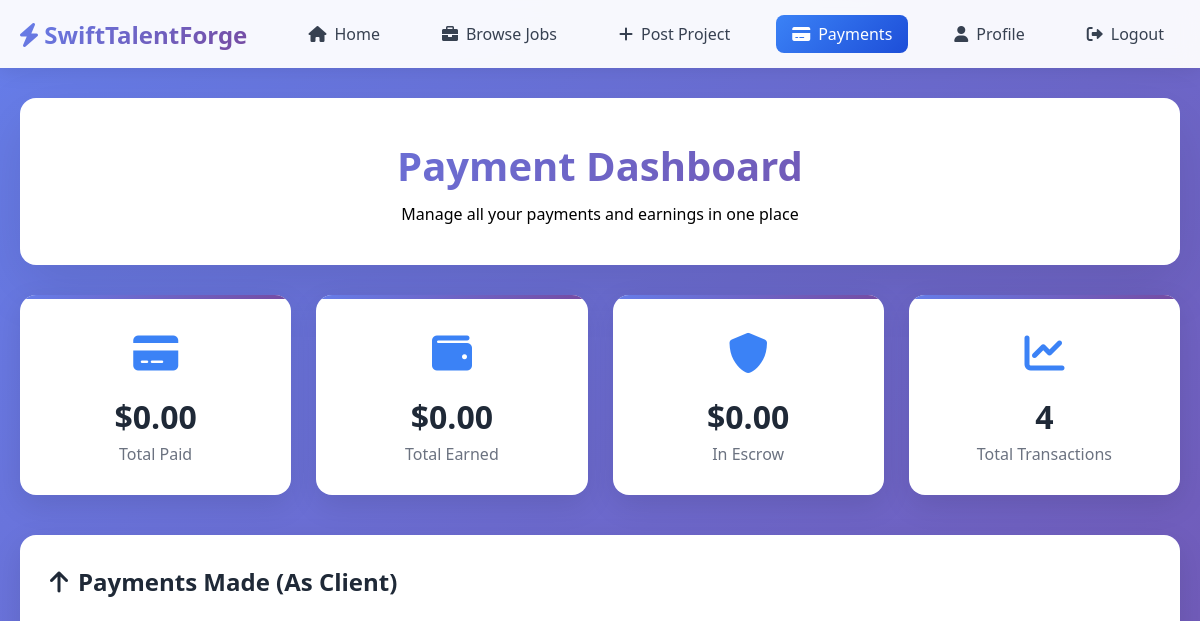
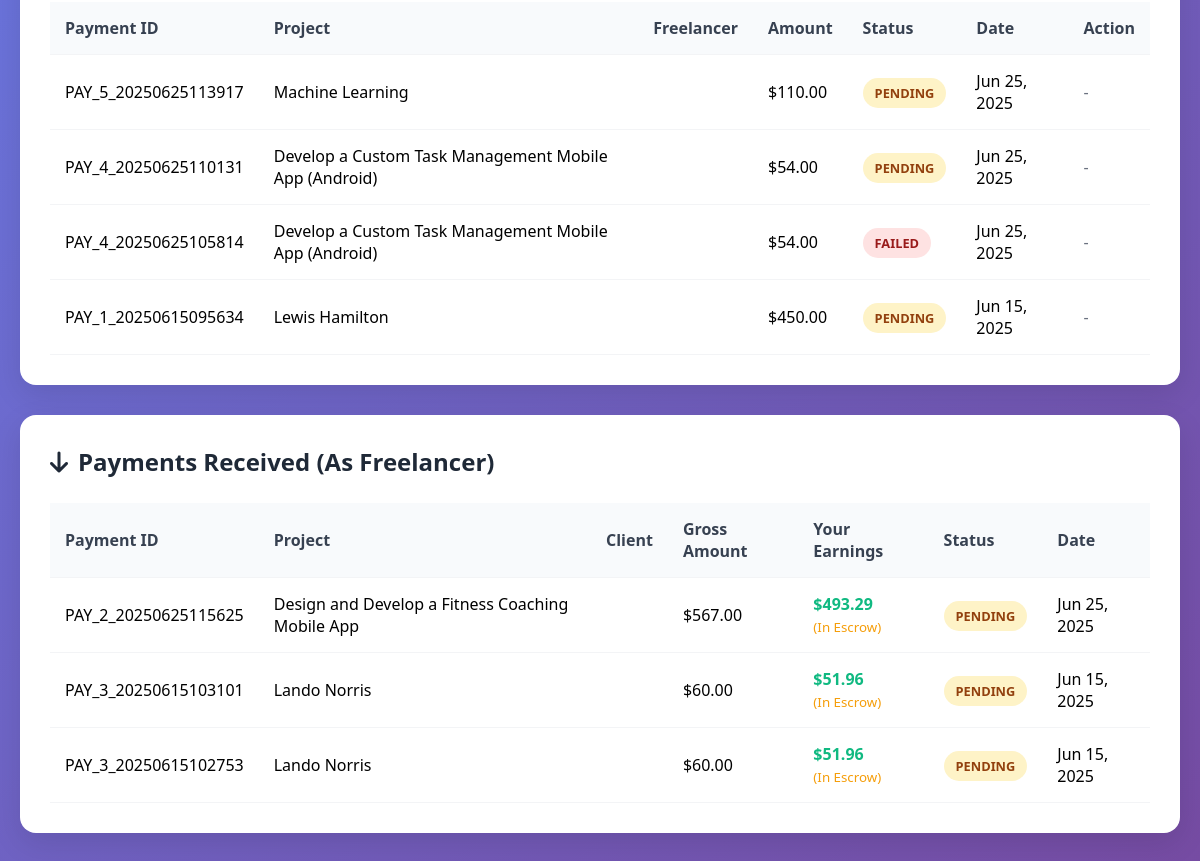
/payment/dashboard/ (signed in), run on an earlier commit of the app's database (2 pictures, top to bottom).
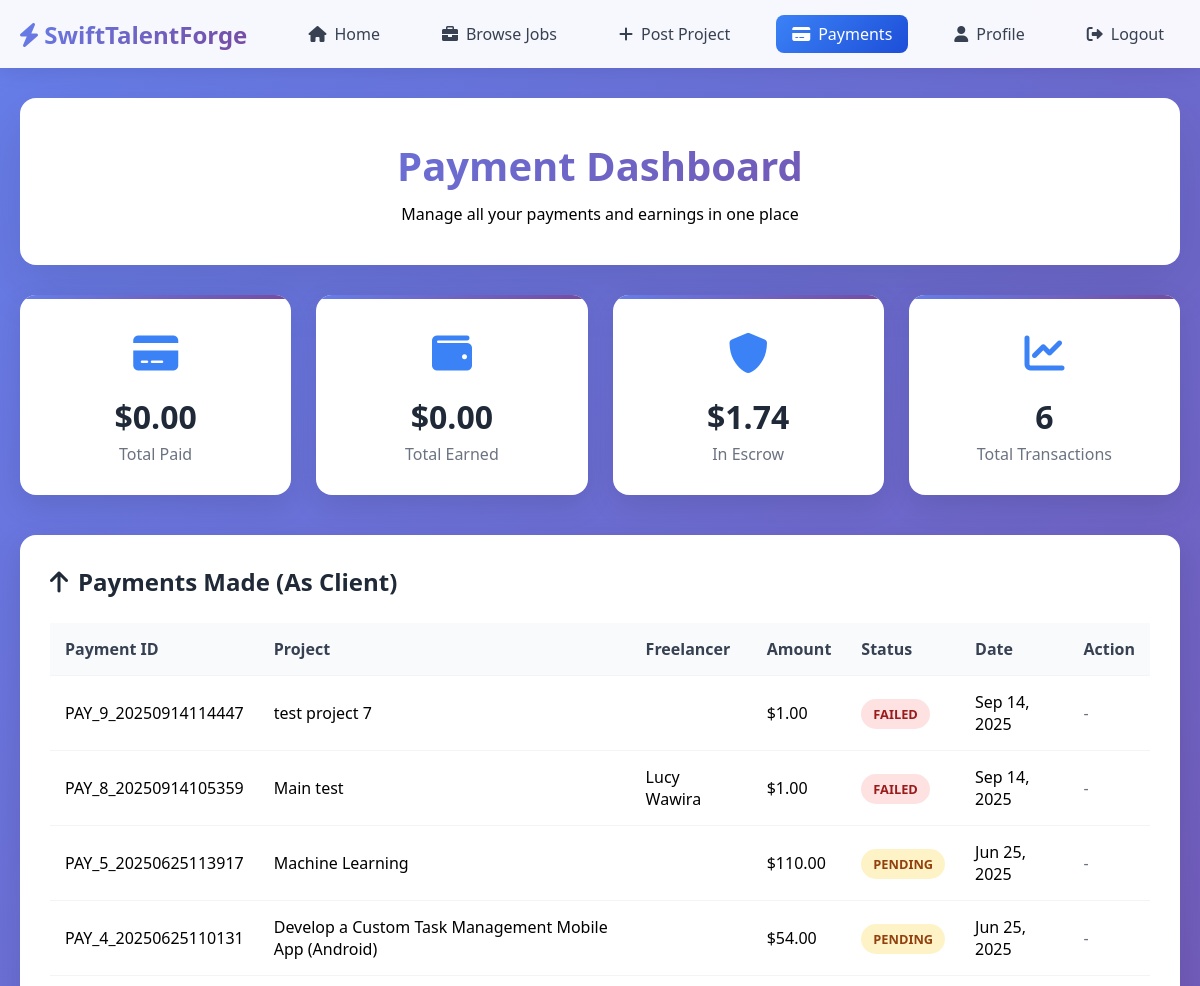
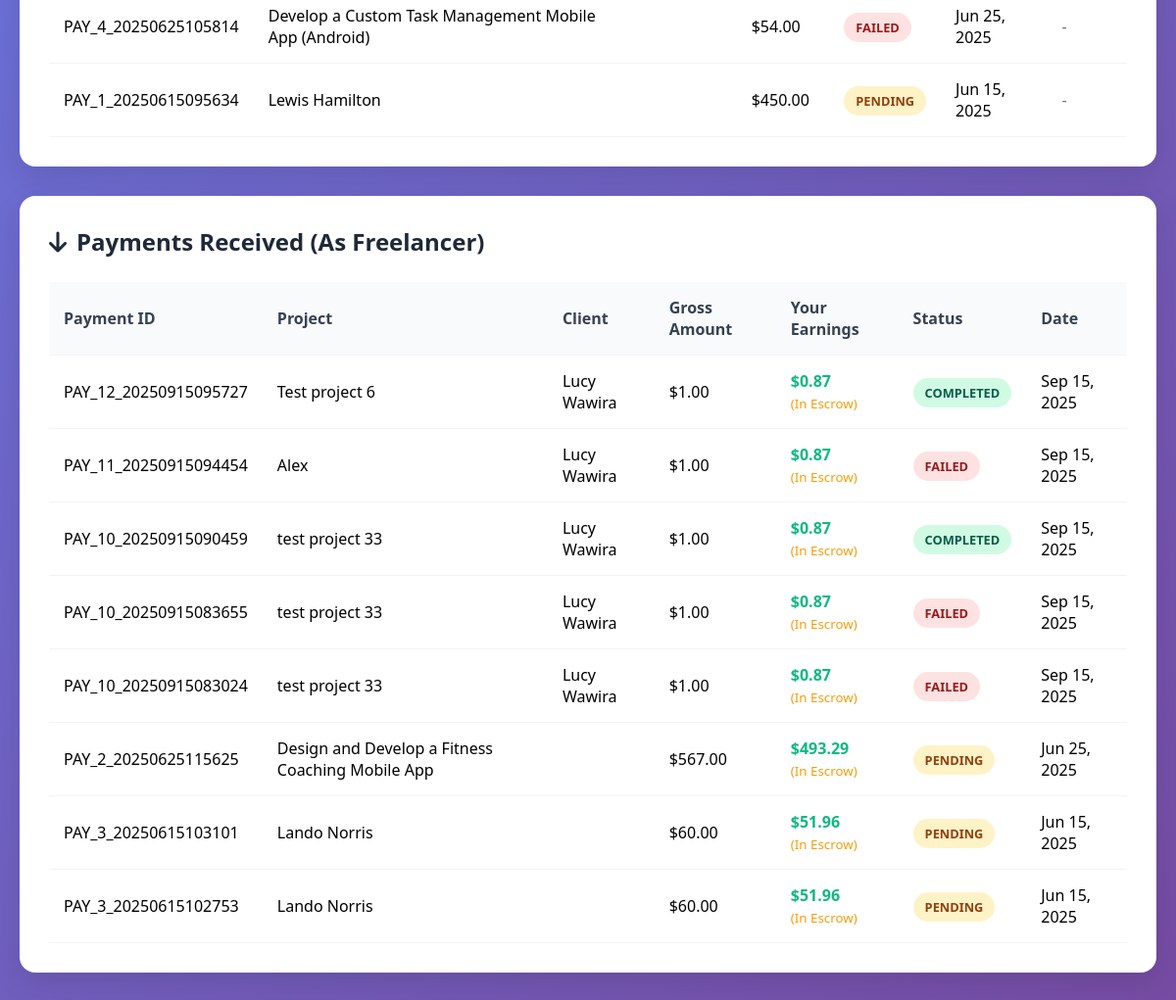
And on a later commit of the database (2 pictures, top to bottom).
### Portal/models.py (models this page shows, shortened)
class Payment(models.Model):
    PAYMENT_STATUS_CHOICES = [
        ('pending', 'Pending'),
        ('completed', 'Completed'),
        ('failed', 'Failed'),
        ('refunded', 'Refunded'),
        ('disputed', 'Disputed'),
    ]
    PAYMENT_TYPE_CHOICES = [
        ('project_payment', 'Project Payment'),
        ('milestone_payment', 'Milestone Payment'),
        ('tip', 'Tip'),
        ('subscription', 'Subscription'),
    ]
    PAYMENT_METHOD_CHOICES = [
        ('stripe', 'Stripe'),
        ('paypal', 'PayPal'),
        ('apple_pay', 'Apple Pay'),
        ('google_pay', 'Google Pay'),
        ('alipay', 'Alipay'),
    ]
    payment_id = models.CharField(max_length=100, unique=True, blank=True)
    stripe_payment_intent_id = models.CharField(max_length=200, blank=True, null=True)
    stripe_checkout_session_id = models.CharField(max_length=200, blank=True, null=True)
    payment_method = models.CharField(max_length=20, choices=PAYMENT_METHOD_CHOICES, default='stripe')
    paypal_order_id = models.CharField(max_length=200, blank=True, null=True)
    paypal_payer_id = models.CharField(max_length=200, blank=True, null=True)
    paypal_transaction_id = models.CharField(max_length=200, blank=True, null=True)
    client = models.ForeignKey(CustomUser, on_delete=models.CASCADE, related_name='payments_made')
    freelancer = models.ForeignKey(CustomUser, on_delete=models.CASCADE, related_name='payments_received')
    project = models.ForeignKey(Project, on_delete=models.CASCADE, related_name='payments')
    gross_amount = models.DecimalField(max_digits=10, decimal_places=2)  # Total client pays
    platform_fee = models.DecimalField(max_digits=10, decimal_places=2, default=0)  # Our commission
    processing_fee = models.DecimalField(max_digits=10, decimal_places=2, default=0)  # Stripe fees
    net_amount = models.DecimalField(max_digits=10, decimal_places=2, default=0)  # Freelancer receives
    status = models.CharField(max_length=20, choices=PAYMENT_STATUS_CHOICES, default='pending')
    payment_type = models.CharField(max_length=20, choices=PAYMENT_TYPE_CHOICES, default='project_payment')
    escrow_held = models.BooleanField(default=True)  # Money held until work approved
    released_at = models.DateTimeField(null=True, blank=True)  # When money released to freelancer
    created_at = models.DateTimeField(auto_now_add=True)
    updated_at = models.DateTimeField(auto_now=True)
    description = models.TextField(blank=True)
    client_ip = models.GenericIPAddressField(null=True, blank=True)
    class Meta:
        ordering = ['-created_at']

class Project(models.Model):
    STATUS_CHOICES = [
        ('posted', 'Posted'),
        ('bidding', 'Receiving Bids'),
        ('hired', 'Freelancer Hired'),
        ('in_progress', 'Work in Progress'),
        ('submitted', 'Work Submitted'),
        ('revision', 'Revision Requested'),
        ('completed', 'Completed'),
        ('cancelled', 'Cancelled'),
    ]
    project_name = models.CharField(max_length=100)  # Removed unique=True
    description = models.CharField(max_length=300, default=None)
    postedOn = models.DateTimeField(auto_now_add=True)
    leader = models.ForeignKey(CustomUser, on_delete=models.CASCADE)
    isCompleted = models.BooleanField(default=False)
    deadline = models.DateField()
    task_count = models.IntegerField(default=0)
    budget_min = models.DecimalField(max_digits=10, decimal_places=2, default=0)
    budget_max = models.DecimalField(max_digits=10, decimal_places=2, default=0)
    project_type = models.CharField(max_length=20, choices=[
        ("Fixed", "Fixed Price"), ("Hourly", "Hourly Rate")
    ], default="Fixed")
    experience_level = models.CharField(max_length=20, choices=[
        ("Entry", "Entry Level"), ("Intermediate", "Intermediate"), ("Expert", "Expert")
    ], default="Intermediate")
    project_duration = models.CharField(max_length=30, choices=[
        ("Less than 1 month", "Less than 1 month"),
        ("1 to 3 months", "1 to 3 months"),
        ("3 to 6 months", "3 to 6 months"),
        ("More than 6 months", "More than 6 months")
    ], default="1 to 3 months")
    proposals_count = models.IntegerField(default=0)
    project_status = models.CharField(max_length=20, choices=STATUS_CHOICES, default='posted')

class CustomUser(models.Model):
    user = models.OneToOneField(User, on_delete=models.CASCADE, primary_key=True)
    phone_number = models.CharField(max_length=11, default=None)
    bio = models.TextField(max_length=500, default=None)
    image = models.ImageField(upload_to='profiles/')
    batchYear = models.CharField(max_length=4, choices=[
        ("None", "None"), ("UG-1", "UG-1"), ("UG-2", "UG-2"), ("UG-3", "UG-3"),
        ("UG-4", "UG-4"), ("MS", "MS"), ("Ph.D", "Ph.D")
    ], default='None')
    gender = models.CharField(max_length=10, choices=[
        ("Male", "Male"), ("Female", "Female")
    ], default="Male", blank=False)

### Portal/payment_views.py (the view)
# urls.py: path('payment/dashboard/', payment_dashboard, name='payment_dashboard'),
@login_required
def payment_dashboard(request):
    user = request.user.customuser
    payments_made = Payment.objects.filter(client=user).order_by('-created_at')
    payments_received = Payment.objects.filter(freelancer=user).order_by('-created_at')
    total_paid = sum(
        p.gross_amount for p in payments_made
        if p.status == 'completed'
    )
    total_earned = sum(
        p.net_amount for p in payments_received
        if p.status == 'completed' and not p.escrow_held
    )
    total_in_escrow = sum(
        p.net_amount for p in payments_received
        if p.status == 'completed' and p.escrow_held
    )
    context = {
        'payments_made': payments_made,
        'payments_received': payments_received,
        'total_paid': total_paid,
        'total_earned': total_earned,
        'total_in_escrow': total_in_escrow,
    }
    return render(request, 'payment_dashboard.html', context)

### Portal/templates/payment_dashboard.html (shortened to what this page needs)
<!DOCTYPE html>
<html lang="en">
<head>
    <link href="https://cdnjs.cloudflare.com/ajax/libs/font-awesome/6.0.0/css/all.min.css" rel="stylesheet">
</head>
<body>
    <nav class="navbar">
        <div class="nav-container">
            <a href="{% url 'Portal:home' %}" class="logo">
                <i class="fas fa-bolt"></i>
                SwiftTalentForge
            </a>
            <div class="nav-links">
                <a href="{% url 'Portal:home' %}" class="nav-link">
                    <i class="fas fa-home"></i>
                    Home
                </a>
                <a href="{% url 'Portal:browse_jobs' %}" class="nav-link">
                    <i class="fas fa-briefcase"></i>
                    Browse Jobs
                </a>
                <a href="{% url 'Portal:post_project' %}" class="nav-link">
                    <i class="fas fa-plus"></i>
                    Post Project
                </a>
                <a href="{% url 'Portal:payment_dashboard' %}" class="nav-link active">
                    <i class="fas fa-credit-card"></i>
                    Payments
                </a>
                <a href="{% url 'Portal:profile' request.user.username %}" class="nav-link">
                    <i class="fas fa-user"></i>
                    Profile
                </a>
                <a href="{% url 'Portal:logout' %}" class="nav-link">
                    <i class="fas fa-sign-out-alt"></i>
                    Logout
                </a>
            </div>
        </div>
    </nav>
    <div class="container">
        <div class="dashboard-header">
            <h1 class="page-title">Payment Dashboard</h1>
            <p>Manage all your payments and earnings in one place</p>
        </div>
        <div class="stats-grid">
            <div class="stat-card">
                <div class="stat-icon">
                    <i class="fas fa-credit-card"></i>
                </div>
                <div class="stat-value">${{ total_paid|floatformat:2 }}</div>
                <div class="stat-label">Total Paid</div>
            </div>
            <div class="stat-card">
                <div class="stat-icon">
                    <i class="fas fa-wallet"></i>
                </div>
                <div class="stat-value">${{ total_earned|floatformat:2 }}</div>
                <div class="stat-label">Total Earned</div>
            </div>
            <div class="stat-card">
                <div class="stat-icon">
                    <i class="fas fa-shield-alt"></i>
                </div>
                <div class="stat-value">${{ total_in_escrow|floatformat:2 }}</div>
                <div class="stat-label">In Escrow</div>
            </div>
            <div class="stat-card">
                <div class="stat-icon">
                    <i class="fas fa-chart-line"></i>
                </div>
                <div class="stat-value">{{ payments_made|length }}</div>
                <div class="stat-label">Total Transactions</div>
            </div>
        </div>
        <div class="payments-section">
            <h2 class="section-title">
                <i class="fas fa-arrow-up"></i>
                Payments Made (As Client)
            </h2>
            {% if payments_made %}
                <table class="payments-table">
                    <thead>
                        <tr>
                            <th>Payment ID</th>
                            <th>Project</th>
                            <th>Freelancer</th>
                            <th>Amount</th>
                            <th>Status</th>
                            <th>Date</th>
                            <th>Action</th>
                        </tr>
                    </thead>
                    <tbody>
                        {% for payment in payments_made %}
                        <tr>
                            <td>{{ payment.payment_id }}</td>
                            <td>{{ payment.project.project_name }}</td>
                            <td>{{ payment.freelancer.user.get_full_name }}</td>
                            <td>${{ payment.gross_amount }}</td>
                            <td>
                                <span class="payment-status status-{{ payment.status }}">
                                    {{ payment.status|title }}
                                </span>
                            </td>
                            <td>{{ payment.created_at|date:"M d, Y" }}</td>
                            <td>
                                {% if payment.status == 'completed' and payment.escrow_held %}
                                    <a href="{% url 'Portal:release_payment' payment.payment_id %}"
                                       class="release-btn"
                                       onclick="return confirm('Are you sure you want to release this payment?')">
                                        <i class="fas fa-unlock"></i>
                                        Release Payment
                                    </a>
                                {% elif payment.status == 'completed' and not payment.escrow_held %}
                                    <span style="color: #10b981; font-weight: 600;">
                                        <i class="fas fa-check"></i>
                                        Released
                                    </span>
                                {% else %}
                                    <span style="color: #6b7280;">-</span>
                                {% endif %}
                            </td>
                        </tr>
                        {% endfor %}
                    </tbody>
                </table>
            {% else %}
                <div class="no-payments">
                    <i class="fas fa-credit-card"></i>
                    <h3>No payments made yet</h3>
                    <p>When you hire freelancers, your payments will appear here.</p>
                </div>
            {% endif %}
        </div>
        <div class="payments-section">
            <h2 class="section-title">
                <i class="fas fa-arrow-down"></i>
                Payments Received (As Freelancer)
            </h2>
            {% if payments_received %}
                <table class="payments-table">
                    <thead>
                        <tr>
                            <th>Payment ID</th>
                            <th>Project</th>
                            <th>Client</th>
                            <th>Gross Amount</th>
                            <th>Your Earnings</th>
                            <th>Status</th>
                            <th>Date</th>
                        </tr>
                    </thead>
                    <tbody>
                        {% for payment in payments_received %}
                        <tr>
                            <td>{{ payment.payment_id }}</td>
                            <td>{{ payment.project.project_name }}</td>
                            <td>{{ payment.client.user.get_full_name }}</td>
                            <td>${{ payment.gross_amount }}</td>
                            <td>
                                <strong style="color: #10b981;">${{ payment.net_amount }}</strong>
                                {% if payment.escrow_held %}
                                    <br><small style="color: #f59e0b;">(In Escrow)</small>
                                {% endif %}
                            </td>
                            <td>
                                <span class="payment-status status-{{ payment.status }}">
                                    {{ payment.status|title }}
                                </span>
                            </td>
                            <td>{{ payment.created_at|date:"M d, Y" }}</td>
                        </tr>
                        {% endfor %}
                    </tbody>
                </table>
            {% else %}
                <div class="no-payments">
                    <i class="fas fa-wallet"></i>
                    <h3>No payments received yet</h3>
                    <p>When clients pay for your work, payments will appear here.</p>
                </div>
            {% endif %}
        </div>
    </div>
</body>
</html>

What changed in the data, as far as the page shows it:
added Payment: payment_id "PAY_9_20250914114447", project.project_name "test project 7", gross_amount "1.00", status "FAILED", created_at "Sep 14, 2025", shown under "Payments Made (As Client)"
added Payment: payment_id "PAY_8_20250914105359", project.project_name "Main test", freelancer.user.get_full_name "Lucy Wawira", gross_amount "1.00", status "FAILED", created_at "Sep 14, 2025", shown under "Payments Made (As Client)"
added Payment: payment_id "PAY_12_20250915095727", project.project_name "Test project 6", client.user.get_full_name "Lucy Wawira", gross_amount "1.00", net_amount "0.87", escrow_held "(In Escrow)", status "COMPLETED", created_at "Sep 15, 2025", shown under "Payments Received (As Freelancer)"
added Payment: payment_id "PAY_11_20250915094454", project.project_name "Alex", client.user.get_full_name "Lucy Wawira", gross_amount "1.00", net_amount "0.87", escrow_held "(In Escrow)", status "FAILED", created_at "Sep 15, 2025", shown under "Payments Received (As Freelancer)"
added Payment: payment_id "PAY_10_20250915090459", project.project_name "test project 33", client.user.get_full_name "Lucy Wawira", gross_amount "1.00", net_amount "0.87", escrow_held "(In Escrow)", status "COMPLETED", created_at "Sep 15, 2025", shown under "Payments Received (As Freelancer)"
added Payment: payment_id "PAY_10_20250915083655", project.project_name "test project 33", client.user.get_full_name "Lucy Wawira", gross_amount "1.00", net_amount "0.87", escrow_held "(In Escrow)", status "FAILED", created_at "Sep 15, 2025", shown under "Payments Received (As Freelancer)"
added Payment: payment_id "PAY_10_20250915083024", project.project_name "test project 33", client.user.get_full_name "Lucy Wawira", gross_amount "1.00", net_amount "0.87", escrow_held "(In Escrow)", status "FAILED", created_at "Sep 15, 2025", shown under "Payments Received (As Freelancer)"
Also different on the page:
{{ total_in_escrow|floatformat:2 }}: "0.00" → "1.74"
{{ payments_made|length }}: "4" → "6"
